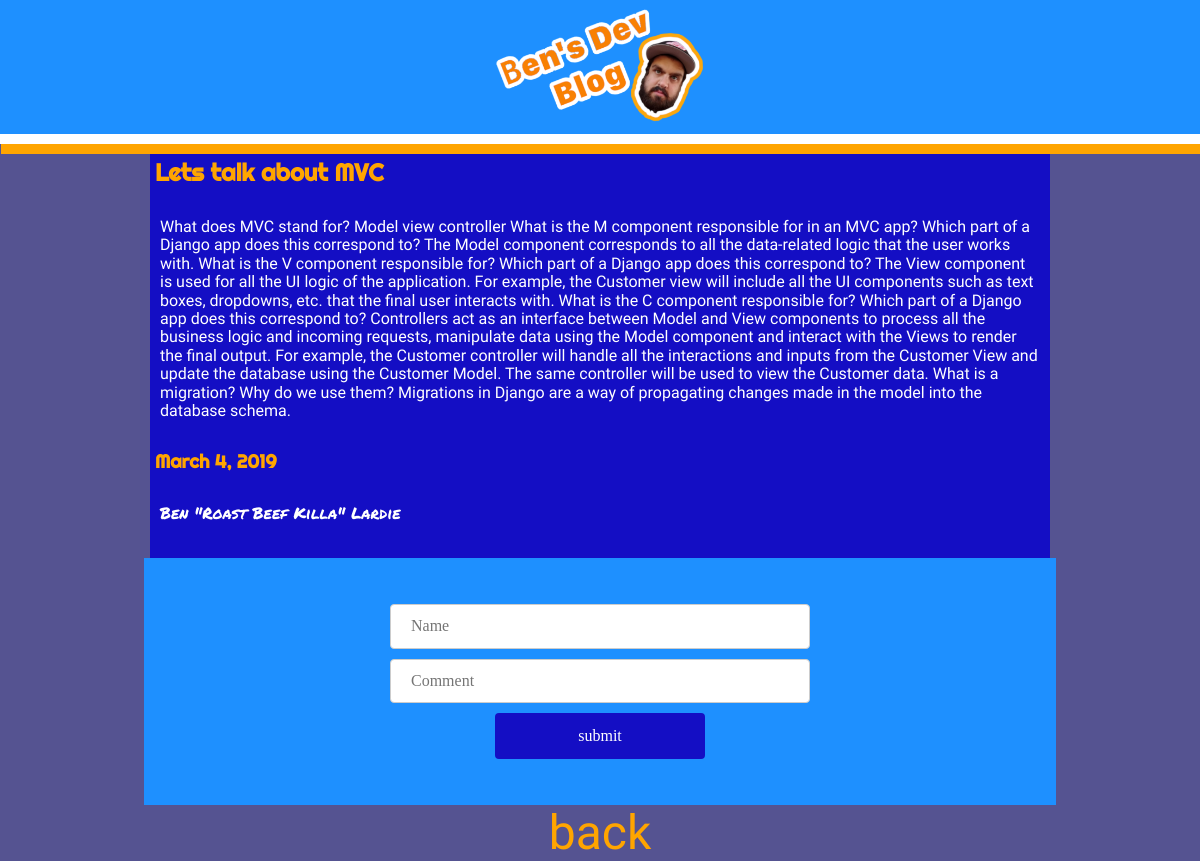
The page /articles/2 on the database its author committed.
### blog/models.py (models this page shows)
class Article(models.Model):
    title = models.CharField(max_length=255)
    body = models.TextField()
    draft = models.BooleanField()
    published_date = models.DateField()
    author = models.CharField(max_length=255)

### blog/views.py (the view)
# urls.py: path('articles/<int:id>', open_blog, name='blog_opened'),
def open_blog(request, id):
    article = Article.objects.get(pk=id)
    context = {'article': article}
    response = render(request, 'article.html', context)
    return HttpResponse(response)

### blog/templates/article.html (shortened to what this page needs)
{% extends 'base.html' %}
{% block content %}
<div class='article-display'>
<h2>{{ article.title }}</h2>
<p>{{ article.body }}</p>
<h3>{{article.published_date }}</h3>
<p class='author'>{{ article.author }}</p>
</div>
<form action="{% url 'create_comment' %}" method="post">
  <label for="name">
    <input id="name" type="text" name='name' placeholder="Name">
  </label>
  <label for="new-comment">
    <input id="new-comment" type="text" name="new-comment" placeholder="Comment">
    </label>
    <input type="submit" value="submit"/>
</form>
<a href="{%url 'main_page'%}">back</a>
{%endblock%}

### blog/static/css/main.css (style rules this page uses)
body { background-color: #555391; }
a { font-family: 'Asap', sans-serif; display: block; text-align: center; text-decoration: none; font-size: 3em; color: orange; }
.article-display { width: 75%; margin: 10px auto 0; background-color: #140EC4; padding-bottom: 10px; }
form { background-color: dodgerblue; width: 70%; margin: 0 auto; padding: 36px; }
input[type=text], select { width: 50%; padding: 12px 20px; margin: 10px auto; display: block; border: 1px solid #ccc; border-radius: 4px; box-sizing: border-box; }
input[type=submit] { width: 25%; background-color: #140EC4; color: white; padding: 14px 20px; margin: 10px auto; border: none; border-radius: 4px; cursor: pointer; display: block; font-family: Verdana; }
h2, h3 { font-family: 'Righteous', cursive; color: orange; padding: 5px; margin: 0; }
p { font-family: 'Asap', sans-serif; color: white; padding: 10px; }
.author { font-family: 'Permanent Marker', cursive; }

### rows shown on the page
Article: title "Lets talk about MVC", body "What does MVC stand for? Model view controller What is the M component responsible for in an MVC app? Which part of a Django app does this correspond to? The Model component corresponds to all the data-related logic that the user works with. What is the V component responsible for? Which part of a Django app does this correspond to? The View component is used for all the UI logic of the application. For example, the Customer view will include all the UI components such as text boxes, dropdowns, etc. that the final user interacts with. What is the C component responsible for? Which part of a Django app does this correspond to? Controllers act as an interface between Model and View components…", published_date "March 4, 2019", author "Ben \"Roast Beef Killa\" Lardie"
